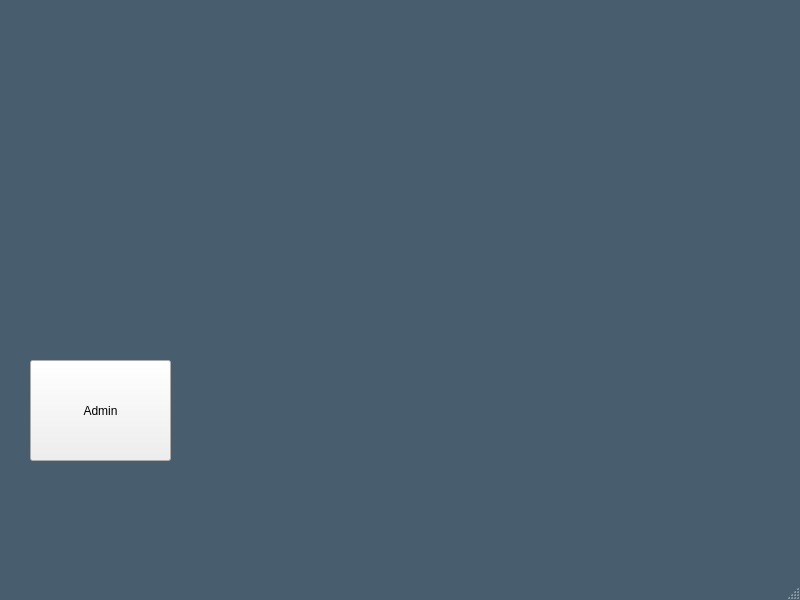
<?xml version="1.0" encoding="UTF-8"?>
<ui version="4.0">
 <class>MainWindow</class>
 <widget class="QMainWindow" name="MainWindow">
  <property name="geometry">
   <rect>
    <x>0</x>
    <y>0</y>
    <width>800</width>
    <height>600</height>
   </rect>
  </property>
  <property name="windowTitle">
   <string>Bulk Club Application</string>
  </property>
  <property name="styleSheet">
   <string notr="true">QMainWindow {
	background: #485e6e;
}</string>
  </property>
  <widget class="QWidget" name="centralwidget">
   <widget class="QPushButton" name="adminButton">
    <property name="geometry">
     <rect>
      <x>30</x>
      <y>360</y>
      <width>141</width>
      <height>101</height>
     </rect>
    </property>
    <property name="text">
     <string>Admin</string>
    </property>
   </widget>
  </widget>
  <widget class="QStatusBar" name="statusbar"/>
  <widget class="QMenuBar" name="menubar">
   <property name="geometry">
    <rect>
     <x>0</x>
     <y>0</y>
     <width>800</width>
     <height>37</height>
    </rect>
   </property>
  </widget>
 </widget>
 <resources/>
 <connections/>
</ui>
